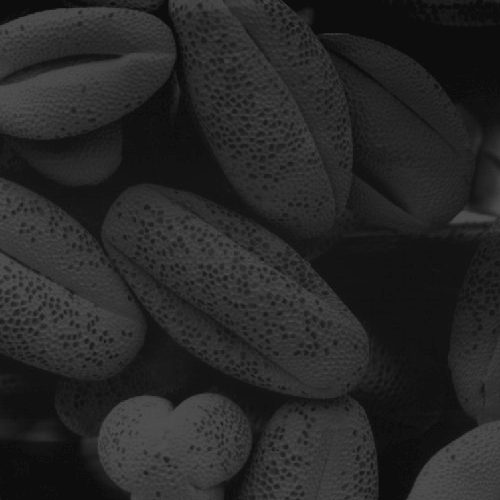
#> input picture a1images/shells.tif, 500 x 500 px, found by its file name
$ python question5.py
#> lines starting #> are read from the running program, lines starting #| are printed output that depends on the picture
#> further down, image is the input picture: shape (500, 500, 3); min 13, max 83, mean 38.7
import cv2
import numpy as np
import matplotlib.pyplot as plt

def histogram_equalization(image):
    """
    Perform histogram equalization on a grayscale image.
    """
    # Get the histogram of the original image
    hist, bins = np.histogram(image.flatten(), 256, [0, 256])
#> hist = 256 values, max 53154 at index 13, min 0 at index 0, mean 2929.7; bins = 257 values from 0 to 256

    # Compute the cumulative distribution function (CDF)
    cdf = hist.cumsum()
#> cdf = 256 values from 0 to 750000
    cdf_normalized = cdf * hist.max() / cdf.max()
#> cdf_normalized = 256 values from 0 to 53154

    # Masking and normalizing the CDF (ignores zero values)
    cdf_m = np.ma.masked_equal(cdf, 0)
    cdf_m = (cdf_m - cdf_m.min()) * 255 / (cdf_m.max() - cdf_m.min())
    cdf_final = np.ma.filled(cdf_m, 0).astype('uint8')
#> cdf_final = 256 values from 0 to 255

    # Map the original image pixels based on the CDF
    image_equalized = cdf_final[image]
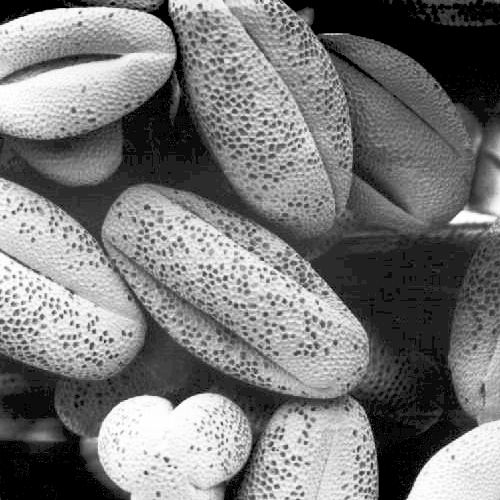
#> image_equalized: shape (500, 500, 3); min 0, max 255, mean 120.9

    return image_equalized, hist, cdf_final

# Load image as grayscale
image = cv2.imread('a1images/shells.tif')  # Replace with your image path

# Perform histogram equalization
image_equalized, original_hist, cdf_final = histogram_equalization(image)
#> original_hist has the same summary as hist in histogram_equalization; cdf_final = 256 values from 0 to 255


# Plot Histograms Before and After Equalization
plt.figure(figsize=(12, 6))

# Original image and its histogram
plt.subplot(2, 2, 1)
plt.imshow(image, cmap='gray')
plt.title("Original Image")
plt.axis('off')

plt.subplot(2, 2, 2)
plt.hist(image.flatten(), 256, [0, 256], color='blue')
plt.title("Original Histogram")

# Equalized image and its histogram
plt.subplot(2, 2, 3)
plt.imshow(image_equalized, cmap='gray')
plt.title("Equalized Image")
plt.axis('off')

plt.subplot(2, 2, 4)
plt.hist(image_equalized.flatten(), 256, [0, 256], color='green')
plt.title("Equalized Histogram")

plt.tight_layout()
plt.show()
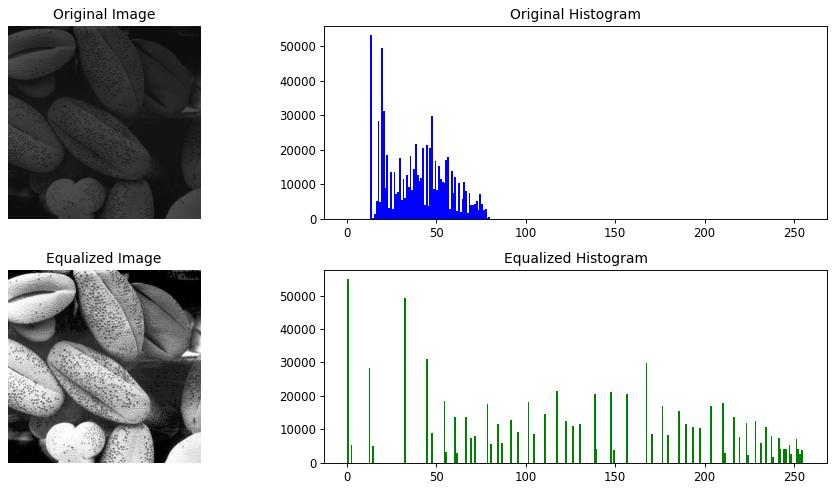
#> figure drawn by matplotlib, 4 panels; panel 2: tallest bar 53154 high, from x = 13 to 14; panel 4: tallest bar 54960 high, from x = 0 to 1
